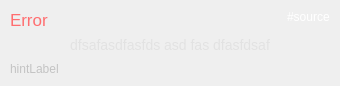
<?xml version="1.0" encoding="UTF-8"?>
<ui version="4.0">
 <class>errorWidget</class>
 <widget class="QWidget" name="errorWidget">
  <property name="geometry">
   <rect>
    <x>0</x>
    <y>0</y>
    <width>340</width>
    <height>83</height>
   </rect>
  </property>
  <property name="sizePolicy">
   <sizepolicy hsizetype="Expanding" vsizetype="Expanding">
    <horstretch>0</horstretch>
    <verstretch>0</verstretch>
   </sizepolicy>
  </property>
  <property name="minimumSize">
   <size>
    <width>340</width>
    <height>0</height>
   </size>
  </property>
  <property name="maximumSize">
   <size>
    <width>340</width>
    <height>170</height>
   </size>
  </property>
  <property name="windowTitle">
   <string>Form</string>
  </property>
  <property name="styleSheet">
   <string notr="true"/>
  </property>
  <layout class="QGridLayout" name="gridLayout_2">
   <property name="leftMargin">
    <number>0</number>
   </property>
   <property name="topMargin">
    <number>0</number>
   </property>
   <property name="rightMargin">
    <number>0</number>
   </property>
   <property name="bottomMargin">
    <number>0</number>
   </property>
   <property name="horizontalSpacing">
    <number>0</number>
   </property>
   <property name="verticalSpacing">
    <number>4</number>
   </property>
   <item row="0" column="0">
    <widget class="QWidget" name="widget" native="true">
     <property name="sizePolicy">
      <sizepolicy hsizetype="Expanding" vsizetype="Expanding">
       <horstretch>0</horstretch>
       <verstretch>0</verstretch>
      </sizepolicy>
     </property>
     <property name="styleSheet">
      <string notr="true"/>
     </property>
     <layout class="QGridLayout" name="gridLayout" rowstretch="2,10,1,0">
      <property name="sizeConstraint">
       <enum>QLayout::SetMinimumSize</enum>
      </property>
      <property name="leftMargin">
       <number>10</number>
      </property>
      <property name="topMargin">
       <number>10</number>
      </property>
      <property name="rightMargin">
       <number>10</number>
      </property>
      <property name="bottomMargin">
       <number>10</number>
      </property>
      <property name="spacing">
       <number>0</number>
      </property>
      <item row="0" column="0" alignment="Qt::AlignTop">
       <widget class="QLabel" name="typeLabel">
        <property name="styleSheet">
         <string notr="true">color:rgb(255, 110, 112);
font-size: 17px;</string>
        </property>
        <property name="text">
         <string>Error</string>
        </property>
       </widget>
      </item>
      <item row="0" column="1" alignment="Qt::AlignRight|Qt::AlignTop">
       <widget class="QLabel" name="srcLabel">
        <property name="sizePolicy">
         <sizepolicy hsizetype="Preferred" vsizetype="Minimum">
          <horstretch>0</horstretch>
          <verstretch>0</verstretch>
         </sizepolicy>
        </property>
        <property name="styleSheet">
         <string notr="true">color: white;
font-size: 12px;</string>
        </property>
        <property name="text">
         <string>#source</string>
        </property>
       </widget>
      </item>
      <item row="3" column="0" colspan="2" alignment="Qt::AlignLeft|Qt::AlignBottom">
       <widget class="QLabel" name="hintLabel">
        <property name="styleSheet">
         <string notr="true">font-size: 12px;
color: rgb(195, 195, 195)</string>
        </property>
        <property name="text">
         <string>hintLabel</string>
        </property>
       </widget>
      </item>
      <item row="1" column="0" colspan="2">
       <widget class="QLabel" name="errorLabel">
        <property name="sizePolicy">
         <sizepolicy hsizetype="Expanding" vsizetype="Minimum">
          <horstretch>1</horstretch>
          <verstretch>1</verstretch>
         </sizepolicy>
        </property>
        <property name="minimumSize">
         <size>
          <width>0</width>
          <height>0</height>
         </size>
        </property>
        <property name="styleSheet">
         <string notr="true">color: rgb(226, 226, 226);
font-size: 14px;</string>
        </property>
        <property name="text">
         <string>dfsafasdfasfds asd fas dfasfdsaf</string>
        </property>
        <property name="alignment">
         <set>Qt::AlignCenter</set>
        </property>
        <property name="wordWrap">
         <bool>true</bool>
        </property>
       </widget>
      </item>
     </layout>
    </widget>
   </item>
  </layout>
 </widget>
 <resources/>
 <connections/>
</ui>
